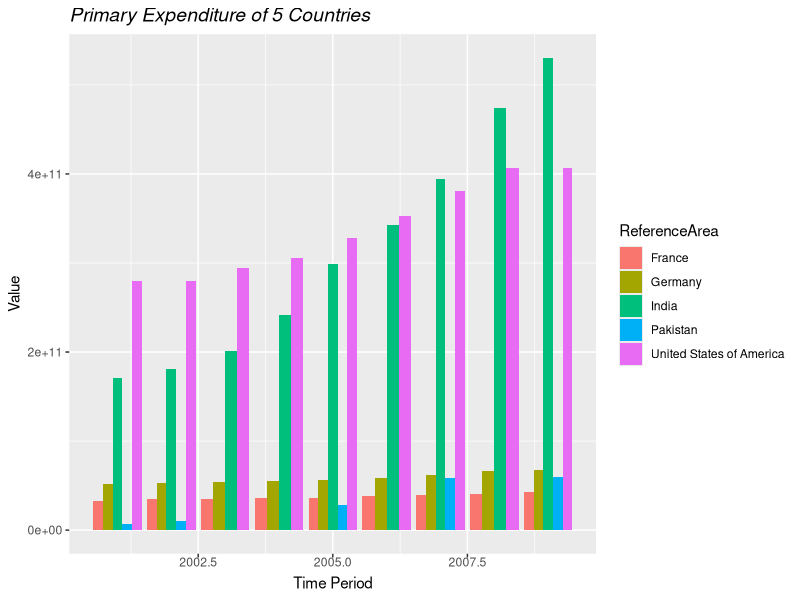
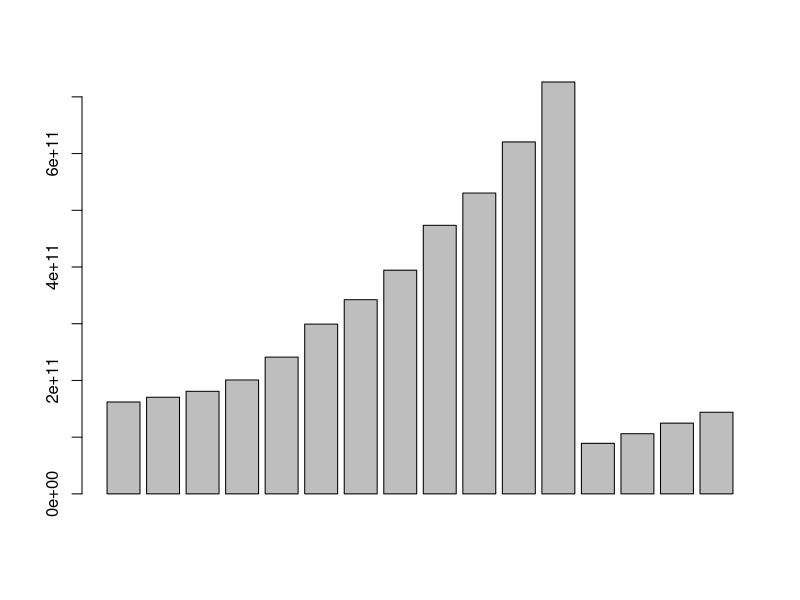

Here is the R script that generated these plots, in order: (Note: this script raises an error after producing the figures.)
df1 <- read.csv("datasetHA.csv")

# -------------------- Q. 3 Data Pre-processing ------------------

head(df1)

keeps <- c("Reference.Area", "Time.Period","Observation.Value")
df1 <- df1[keeps]
head(df1)
sum(is.null(df))

library(caret)

            #normalizing the observation values.

process <- preProcess(as.data.frame(df1$Observation.Value), method = c("range"))
scale <- predict(process, as.data.frame(df1$Observation.Value))
df1 <- cbind(df1, scale)
colnames(df1) <- c("ReferenceArea", "TimePeriod", "ObservationValue", "Scale")

head(df1)

library(dplyr)

df1 %>% filter(ReferenceArea == "India" ) -> a1
df1 %>% filter(ReferenceArea == "France" ) -> a2
df1 %>% filter(ReferenceArea == "Germany" ) -> a3
df1 %>% filter(ReferenceArea == "Pakistan" ) -> a4
df1 %>% filter(ReferenceArea == "United States of America" ) -> a5

train <- rbind(a1, a2, a3, a4, a5)

train %>% filter(TimePeriod > 2000 & TimePeriod < 2010) -> train

# ------------------- Q.1 Visualization ----------------- 

#---------Bar plot--------
ggplot(train, aes(fill=ReferenceArea, y=ObservationValue, x=TimePeriod))+geom_bar(position="dodge", stat="identity")+theme(axis.text.x =element_text(angle=0,vjust=2),plot.title=element_text(color="black",size=14,face="italic"))+labs(x="Time Period",y="Value",title="Primary Expenditure of 5 Countries")

#---------Box plot--------


# ------------------- Q.2 Meta Data ----------------- 

str(train)
summary(train)

# ------------------- Q.4 Hypothesis Testing for Year 2010 ----------------- 

df1 %>% filter(TimePeriod == 2010) -> Hypotrain
mean(Hypotrain$ObservationValue)

barplot(a1$ObservationValue)

#Population for the data is not normal 
#Using Central Limit theorem - if population is not normal and sample size if more than 30 than 
#we can assume distribution to be nearly normal  


meanObs <- mean(df$ObservationValue)
barplot(a5$ObservationValue)

stdDev <- sd(df$ObservationValue)
stdDev

Pval<- pnorm(893650,meanObs,stdDev)
Pval

if(Pval < 0.05){
  cat("\n\nReject null Hypothesis for 0.05")
}else{
  cat("\n\nDo not Reject null Hypothesis for 0.05")
}

if(Pval < 0.01){
  cat("\n\nReject null Hypothesis for 0.01")
}else{
  cat("\n\nDo not Reject null Hypothesis for 0.01")
}

# ------------------- Q.5 Principle Components ----------------- 

head(train)

prcomtrain <- train[, 2:3]

head(prcomtrain)

prcom <- prcomp(prcomtrain, scale. = TRUE)
summary(prcom)     # 2 PCs are required to pass the 90% of total varience.


# ------------------- Q.6 Cor-relation ----------------- 

head(train)


library(ggplot2)
ggplot(train,aes(TimePeriod,Scale,col=ReferenceArea))+geom_point(size=3)+geom_text(aes(label=""),size=3,nudge_x=0.050)+labs(title="SCATTERPLOT",x="Time Period",y="Values")

cor(train$TimePeriod, train$Scale)
Indi <- cor(a1$TimePeriod, a1$Scale) #Cor-relation Degree for India
Frn <- cor(a2$TimePeriod, a2$Scale) #Cor-relation Degree for France
Usa <- cor(a5$TimePeriod, a5$Scale) #Cor-relation Degree for USA
Ger <- cor(a3$TimePeriod, a3$Scale) #Cor-relation Degree for Germany
Pak <- cor(a4$TimePeriod, a4$Scale) #Cor-relation Degree for Pakistan

fdata <- data.frame(C_name = rep(c('India', 'France', 'Germany', 'Pakistan', 'USA')),
                    Cor_Val = rep(c(Indi, Frn, Ger, Pak, Usa)))

fdata

# ------------------- Q.7 Regression ----------------- 

l1 <- lm(Scale~TimePeriod, a1)
summary(l1)

#Predicted Values
prd <- predict(l1)
prd

#Confirming the Predicted Values
head(a1)

#Error Values
er <- a1$Scale - prd
er
 
#Scatter plot for India with Regression Line
ggplot(a1, aes(TimePeriod, Scale))+geom_point()+geom_smooth(method = "lm", formula = y~x, col="red", se=F)


